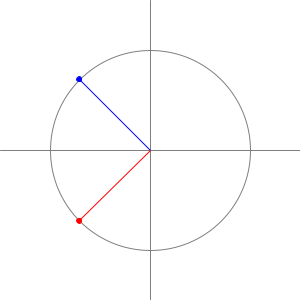
Frame 1 (no input)
Frame 60 (the mouse pressed at the canvas centre just before this capture): identical to frame 1, image omitted
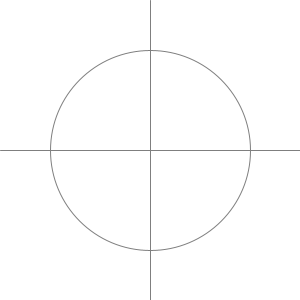
Frame 120 (the mouse held since frame 60 and released just before this capture)

The Processing sketch that drew these frames (run headless with seeded random() and noise(); from frame 60 on, the mouse is pressed at the canvas centre):

// Processing sketch: processing_92409
// ── processing_92409.pde

void setup() {
  size(300, 300);
  colorMode(RGB, 100);
  smooth();
}

void draw() {
  background(100);
  translate(width/2, height/2); // 原点を画面の中心に平行移動

  stroke(50);
  line(0, -height/2, 0, height/2); // 虚軸
  line(-width/2, 0, width/2, 0);   // 実軸
  noFill();
  ellipse(0, 0, 200, 200);
  float x = mouseX- width/2;
  float y = mouseY- height/2;
  float rx = x*100/dist(0, 0, x, y);
  float ry = y*100/dist(0, 0, x, y);

  // 元
  fill(0, 0, 100);
  noStroke();
  stroke(0, 0, 100);
  ellipse(rx, ry, 5, 5);
  line(0, 0, rx, ry);

  // 逆元
  fill(100, 0, 0);
  stroke(100, 0, 0);
  ellipse(rx, -ry, 5, 5);
  line(0, 0, rx, -ry);
}
